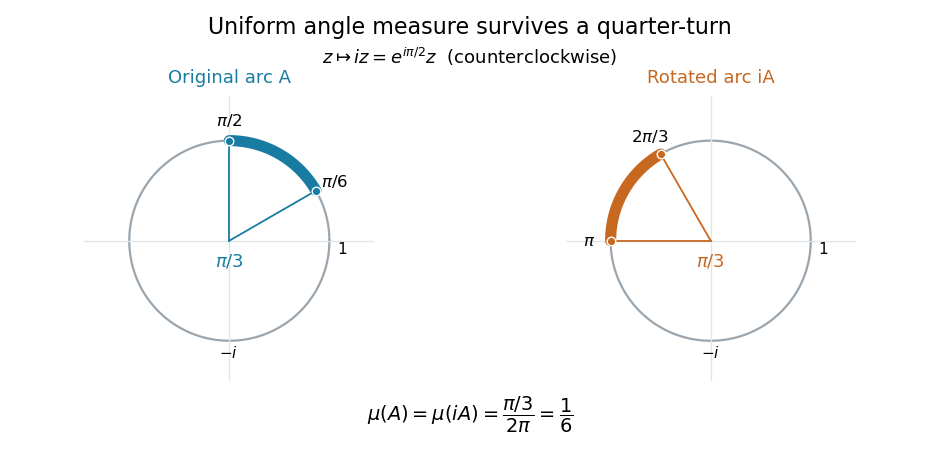

Generate this figure with Python:
"""Draw rotation invariance of normalized circle measure; write PNG in CWD.

Run from _media: python3 ../circle-group-rotation-invariance.py
Tested with Python 3.14.4, NumPy 2.3.5 and Matplotlib 3.10.7.
"""

from pathlib import Path

import matplotlib

matplotlib.use("Agg")
import matplotlib.pyplot as plt
import numpy as np


def panel(ax, start, end, color, title, endpoint_labels):
    theta = np.linspace(0, 2 * np.pi, 721)
    ax.plot(np.cos(theta), np.sin(theta), color="#9aa5ae", linewidth=1.6)
    ax.axhline(0, color="#e2e6ea", linewidth=1)
    ax.axvline(0, color="#e2e6ea", linewidth=1)
    arc = np.linspace(start, end, 161)
    ax.plot(np.cos(arc), np.sin(arc), color=color, linewidth=8,
            solid_capstyle="round")
    for angle, label in zip((start, end), endpoint_labels):
        point = np.array([np.cos(angle), np.sin(angle)])
        ax.plot([0, point[0]], [0, point[1]], color=color, linewidth=1.3)
        ax.scatter(*point, s=38, color=color, edgecolors="white", zorder=4)
        ax.text(*(1.21 * point), label, ha="center", va="center", fontsize=12)
    ax.text(1.08, -.12, "1", fontsize=11)
    ax.text(-.10, -1.16, r"$-i$", fontsize=11)
    ax.text(0, -.25, r"$\pi/3$", ha="center", color=color, fontsize=13)
    ax.set_title(title, fontsize=13, pad=10, color=color)
    ax.set(xlim=(-1.45, 1.45), ylim=(-1.4, 1.45), aspect="equal")
    ax.axis("off")


def main():
    plt.rcParams.update({"font.family": "DejaVu Sans", "font.size": 11})
    fig, axes = plt.subplots(1, 2, figsize=(9.4, 4.6), dpi=100)
    fig.patch.set_facecolor("white")
    fig.subplots_adjust(left=.05, right=.95, top=.79, bottom=.17, wspace=.32)
    fig.suptitle("Uniform angle measure survives a quarter-turn", y=.965,
                 fontsize=16)
    fig.text(.5, .86, r"$z\mapsto iz=e^{i\pi/2}z$  (counterclockwise)",
             ha="center", fontsize=13)
    panel(axes[0], np.pi / 6, np.pi / 2, "#187ca2", "Original arc A",
          (r"$\pi/6$", r"$\pi/2$"))
    panel(axes[1], 2 * np.pi / 3, np.pi, "#c76821", "Rotated arc iA",
          (r"$2\pi/3$", r"$\pi$"))
    fig.text(.5, .085, r"$\mu(A)=\mu(iA)=\dfrac{\pi/3}{2\pi}=\dfrac{1}{6}$",
             ha="center", fontsize=14)
    fig.savefig(Path.cwd() / "circle-group-rotation-invariance.png",
                facecolor="white", transparent=False)
    plt.close(fig)


if __name__ == "__main__":
    main()
